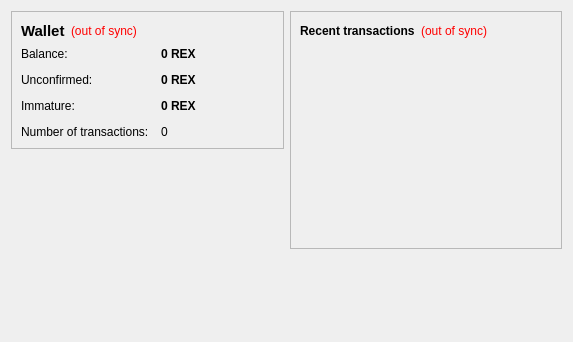
<?xml version="1.0" encoding="UTF-8"?>
<ui version="4.0">
 <class>OverviewPage</class>
 <widget class="QWidget" name="OverviewPage">
  <property name="geometry">
   <rect>
    <x>0</x>
    <y>0</y>
    <width>573</width>
    <height>342</height>
   </rect>
  </property>
  <property name="windowTitle">
   <string>Form</string>
  </property>
  <layout class="QHBoxLayout" name="horizontalLayout" stretch="1,1">
   <item>
    <layout class="QVBoxLayout" name="verticalLayout_2">
     <item>
      <widget class="QFrame" name="frame">
       <property name="frameShape">
        <enum>QFrame::StyledPanel</enum>
       </property>
       <property name="frameShadow">
        <enum>QFrame::Raised</enum>
       </property>
       <layout class="QVBoxLayout" name="verticalLayout_4">
        <item>
         <layout class="QHBoxLayout" name="horizontalLayout_4">
          <item>
           <widget class="QLabel" name="label_5">
            <property name="font">
             <font>
              <pointsize>11</pointsize>
              <weight>75</weight>
              <bold>true</bold>
             </font>
            </property>
            <property name="text">
             <string>Wallet</string>
            </property>
           </widget>
          </item>
          <item>
           <widget class="QLabel" name="labelWalletStatus">
            <property name="toolTip">
             <string>The displayed information may be out of date. Your wallet automatically synchronizes with the RecyclingCoin network after a connection is established, but this process has not completed yet.</string>
            </property>
            <property name="styleSheet">
             <string notr="true">QLabel { color: red; }</string>
            </property>
            <property name="text">
             <string notr="true">(out of sync)</string>
            </property>
            <property name="alignment">
             <set>Qt::AlignLeading|Qt::AlignLeft|Qt::AlignVCenter</set>
            </property>
           </widget>
          </item>
          <item>
           <spacer name="horizontalSpacer_2">
            <property name="orientation">
             <enum>Qt::Horizontal</enum>
            </property>
            <property name="sizeHint" stdset="0">
             <size>
              <width>40</width>
              <height>20</height>
             </size>
            </property>
           </spacer>
          </item>
         </layout>
        </item>
        <item>
         <layout class="QFormLayout" name="formLayout_2">
          <property name="fieldGrowthPolicy">
           <enum>QFormLayout::AllNonFixedFieldsGrow</enum>
          </property>
          <property name="horizontalSpacing">
           <number>12</number>
          </property>
          <property name="verticalSpacing">
           <number>12</number>
          </property>
          <item row="0" column="0">
           <widget class="QLabel" name="label">
            <property name="text">
             <string>Balance:</string>
            </property>
           </widget>
          </item>
          <item row="0" column="1">
           <widget class="QLabel" name="labelBalance">
            <property name="font">
             <font>
              <weight>75</weight>
              <bold>true</bold>
             </font>
            </property>
            <property name="cursor">
             <cursorShape>IBeamCursor</cursorShape>
            </property>
            <property name="toolTip">
             <string>Your current balance</string>
            </property>
            <property name="text">
             <string notr="true">0 REX</string>
            </property>
            <property name="textInteractionFlags">
             <set>Qt::LinksAccessibleByMouse|Qt::TextSelectableByKeyboard|Qt::TextSelectableByMouse</set>
            </property>
           </widget>
          </item>
          <item row="1" column="0">
           <widget class="QLabel" name="label_3">
            <property name="text">
             <string>Unconfirmed:</string>
            </property>
           </widget>
          </item>
          <item row="1" column="1">
           <widget class="QLabel" name="labelUnconfirmed">
            <property name="font">
             <font>
              <weight>75</weight>
              <bold>true</bold>
             </font>
            </property>
            <property name="cursor">
             <cursorShape>IBeamCursor</cursorShape>
            </property>
            <property name="toolTip">
             <string>Total of transactions that have yet to be confirmed, and do not yet count toward the current balance</string>
            </property>
            <property name="text">
             <string notr="true">0 REX</string>
            </property>
            <property name="textInteractionFlags">
             <set>Qt::LinksAccessibleByMouse|Qt::TextSelectableByKeyboard|Qt::TextSelectableByMouse</set>
            </property>
           </widget>
          </item>
          <item row="3" column="0">
           <widget class="QLabel" name="label_2">
            <property name="text">
             <string>Number of transactions:</string>
            </property>
           </widget>
          </item>
          <item row="3" column="1">
           <widget class="QLabel" name="labelNumTransactions">
            <property name="toolTip">
             <string>Total number of transactions in wallet</string>
            </property>
            <property name="text">
             <string notr="true">0</string>
            </property>
           </widget>
          </item>
          <item row="2" column="0">
           <widget class="QLabel" name="labelImmatureText">
            <property name="text">
             <string>Immature:</string>
            </property>
           </widget>
          </item>
          <item row="2" column="1">
           <widget class="QLabel" name="labelImmature">
            <property name="font">
             <font>
              <weight>75</weight>
              <bold>true</bold>
             </font>
            </property>
            <property name="toolTip">
             <string>Mined balance that has not yet matured</string>
            </property>
            <property name="text">
             <string notr="true">0 REX</string>
            </property>
            <property name="textInteractionFlags">
             <set>Qt::LinksAccessibleByMouse|Qt::TextSelectableByKeyboard|Qt::TextSelectableByMouse</set>
            </property>
           </widget>
          </item>
         </layout>
        </item>
       </layout>
      </widget>
     </item>
     <item>
      <spacer name="verticalSpacer">
       <property name="orientation">
        <enum>Qt::Vertical</enum>
       </property>
       <property name="sizeHint" stdset="0">
        <size>
         <width>20</width>
         <height>40</height>
        </size>
       </property>
      </spacer>
     </item>
    </layout>
   </item>
   <item>
    <layout class="QVBoxLayout" name="verticalLayout_3">
     <item>
      <widget class="QFrame" name="frame_2">
       <property name="frameShape">
        <enum>QFrame::StyledPanel</enum>
       </property>
       <property name="frameShadow">
        <enum>QFrame::Raised</enum>
       </property>
       <layout class="QVBoxLayout" name="verticalLayout">
        <item>
         <layout class="QHBoxLayout" name="horizontalLayout_2">
          <item>
           <widget class="QLabel" name="label_4">
            <property name="text">
             <string>&lt;b&gt;Recent transactions&lt;/b&gt;</string>
            </property>
           </widget>
          </item>
          <item>
           <widget class="QLabel" name="labelTransactionsStatus">
            <property name="toolTip">
             <string>The displayed information may be out of date. Your wallet automatically synchronizes with the RecyclingCoin network after a connection is established, but this process has not completed yet.</string>
            </property>
            <property name="styleSheet">
             <string notr="true">QLabel { color: red; }</string>
            </property>
            <property name="text">
             <string notr="true">(out of sync)</string>
            </property>
            <property name="alignment">
             <set>Qt::AlignRight|Qt::AlignTrailing|Qt::AlignVCenter</set>
            </property>
           </widget>
          </item>
          <item>
           <spacer name="horizontalSpacer">
            <property name="orientation">
             <enum>Qt::Horizontal</enum>
            </property>
            <property name="sizeHint" stdset="0">
             <size>
              <width>40</width>
              <height>20</height>
             </size>
            </property>
           </spacer>
          </item>
         </layout>
        </item>
        <item>
         <widget class="QListView" name="listTransactions">
          <property name="styleSheet">
           <string notr="true">QListView { background: transparent; }</string>
          </property>
          <property name="frameShape">
           <enum>QFrame::NoFrame</enum>
          </property>
          <property name="verticalScrollBarPolicy">
           <enum>Qt::ScrollBarAlwaysOff</enum>
          </property>
          <property name="horizontalScrollBarPolicy">
           <enum>Qt::ScrollBarAlwaysOff</enum>
          </property>
          <property name="selectionMode">
           <enum>QAbstractItemView::NoSelection</enum>
          </property>
         </widget>
        </item>
       </layout>
      </widget>
     </item>
     <item>
      <spacer name="verticalSpacer_2">
       <property name="orientation">
        <enum>Qt::Vertical</enum>
       </property>
       <property name="sizeHint" stdset="0">
        <size>
         <width>20</width>
         <height>40</height>
        </size>
       </property>
      </spacer>
     </item>
    </layout>
   </item>
  </layout>
 </widget>
 <resources/>
 <connections/>
</ui>
